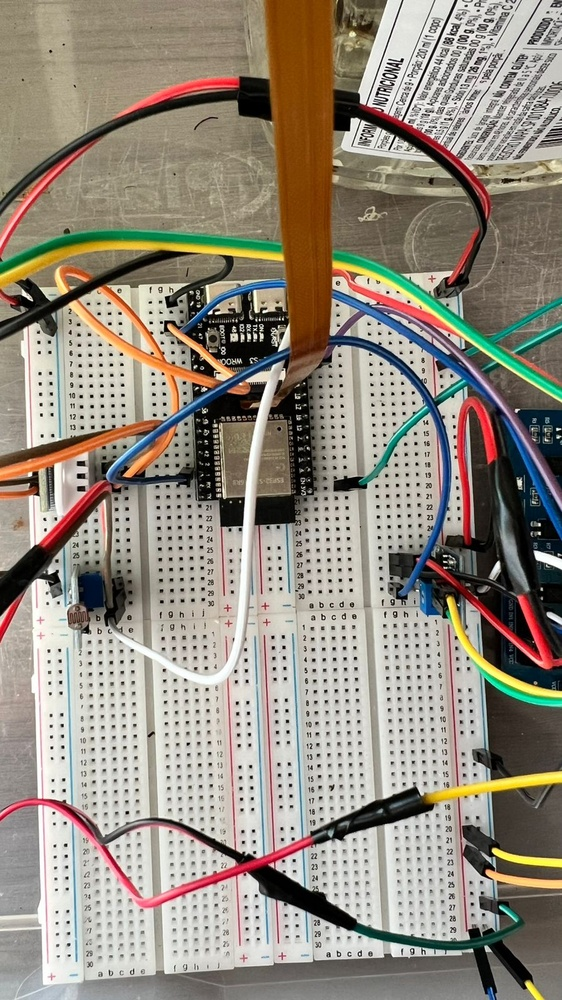
#> input picture paper/artigo_src/assets/c1.jpeg, 562 x 1000 px, shrunk from 900 x 1600 before the run
$ python -i photometric.py   (imports and definitions only)
#> lines starting #> are read from the running program, lines starting #| are printed output that depends on the picture
from __future__ import annotations

import cv2
import numpy as np


# [16 lines left out: function gray_world_rgb, not called in this run]


def clahe_lab_rgb(rgb: np.ndarray, clip_limit: float = 2.0, tile_grid: tuple[int, int] = (8, 8)) -> np.ndarray:
#> called with clip_limit = 2, tile_grid = (8, 8)
    lab = cv2.cvtColor(rgb, cv2.COLOR_RGB2LAB)
#> lab: shape (1000, 562, 3); mean of channels 0, 1, 2 147.7, 129.8, 136.4
    l, a, b = cv2.split(lab)
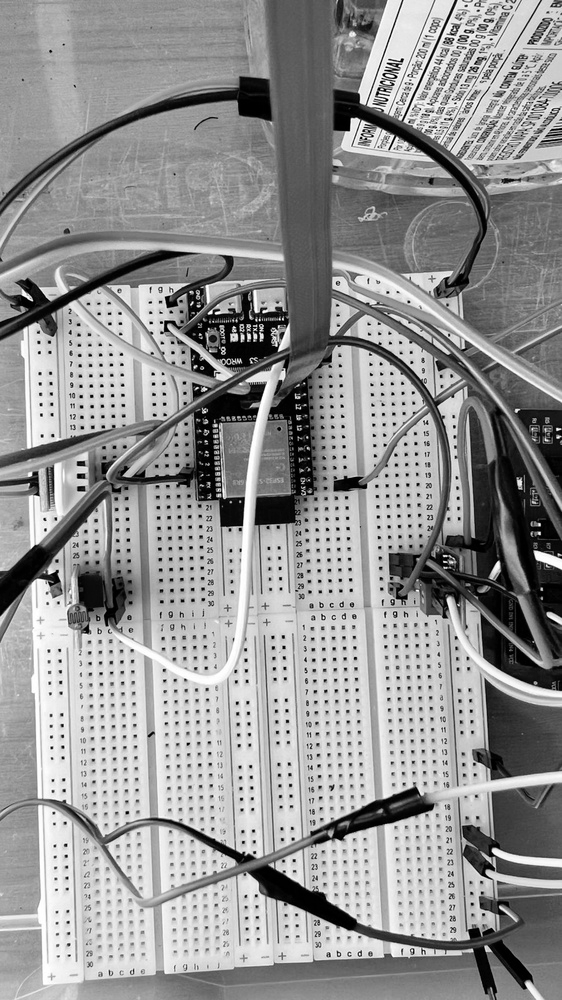
#> l: shape (1000, 562); min 0, max 255, mean 147.7
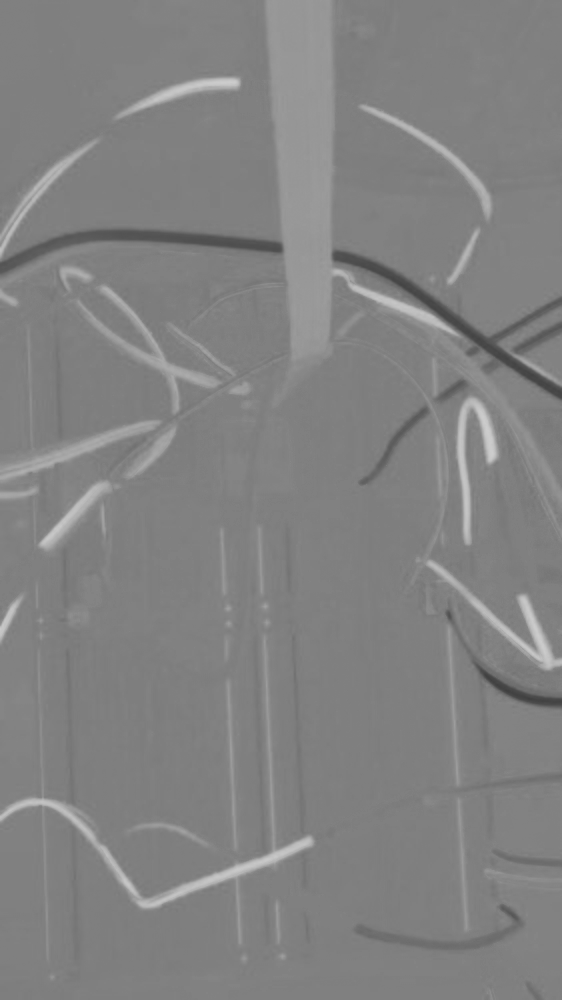
#> a: shape (1000, 562); min 63, max 205, mean 129.8
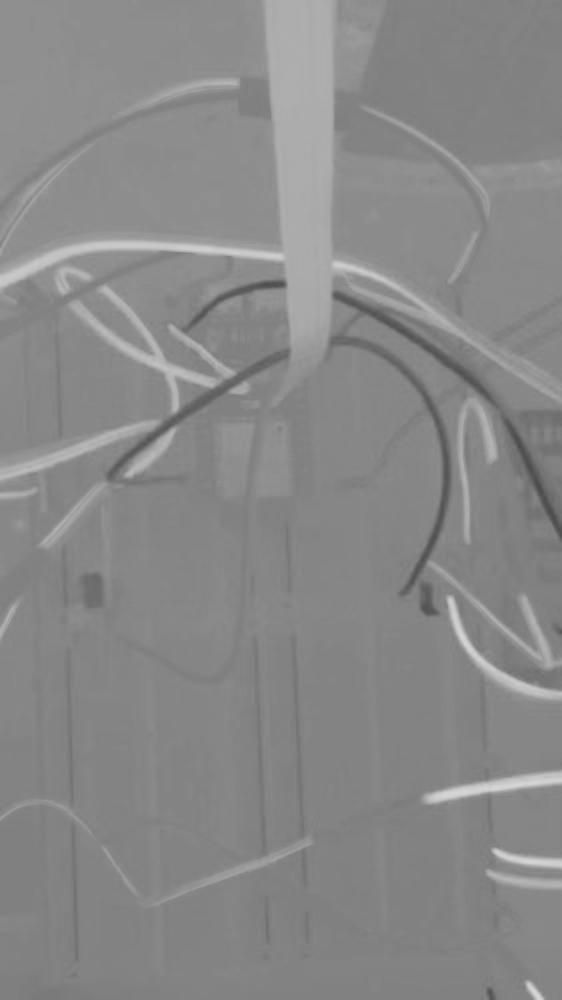
#> b: shape (1000, 562); min 74, max 215, mean 136.4
    clahe = cv2.createCLAHE(clipLimit=float(clip_limit), tileGridSize=tile_grid)
    l2 = clahe.apply(l)
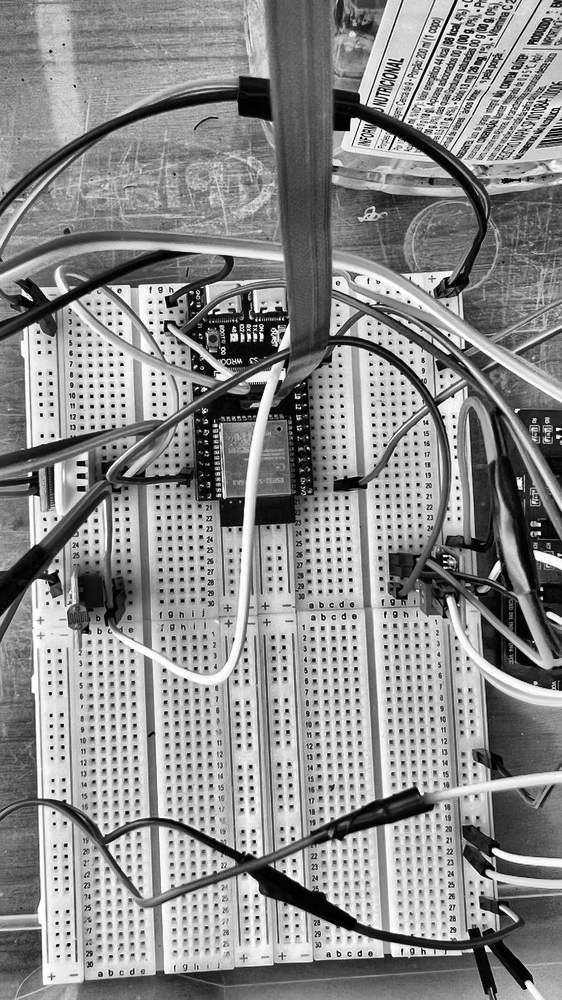
#> l2: shape (1000, 562); min 0, max 255, mean 139
    lab2 = cv2.merge([l2, a, b])
#> lab2: shape (1000, 562, 3); mean of channels 0, 1, 2 139, 129.8, 136.4
    out = cv2.cvtColor(lab2, cv2.COLOR_LAB2RGB)
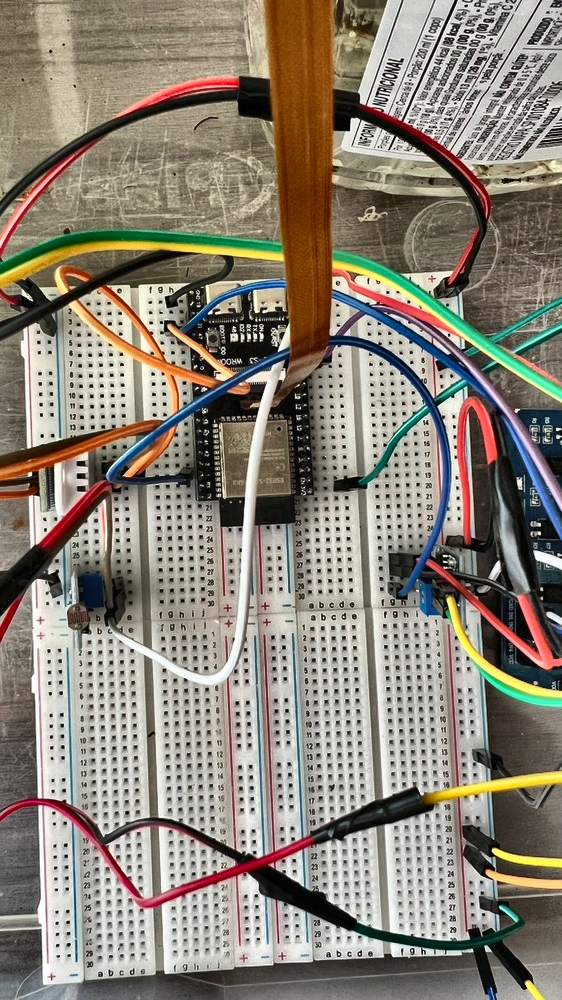
#> out: shape (1000, 562, 3); mean R, G, B 139.4, 131.5, 119
    return out.astype(np.uint8)


# [51 lines left out: functions gamma_rgb, brightness_contrast_rgb, clahe_hsv_v_rgb, normalize_pipeline_rgb, not called in this run]

>>> import cv2
>>> picture = cv2.cvtColor(cv2.imread('../../../../paper/artigo_src/assets/c1.jpeg'), cv2.COLOR_BGR2RGB)
>>> result = clahe_lab_rgb(picture)

$ run again, on paper/artigo_src/assets/c2.jpeg
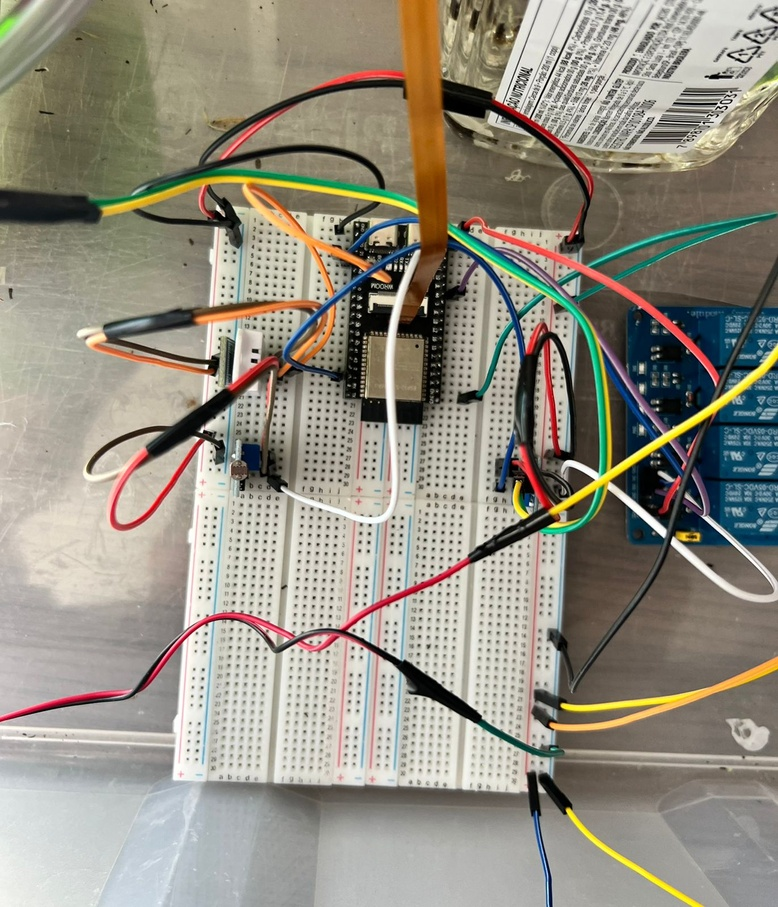
#> input picture paper/artigo_src/assets/c2.jpeg, 778 x 907 px, shrunk from 1372 x 1600 before the run
#> lab: shape (907, 778, 3); mean of channels 0, 1, 2 150, 128.2, 135.8
#> in clahe_lab_rgb, `l, a, b = cv2.split(lab)`:
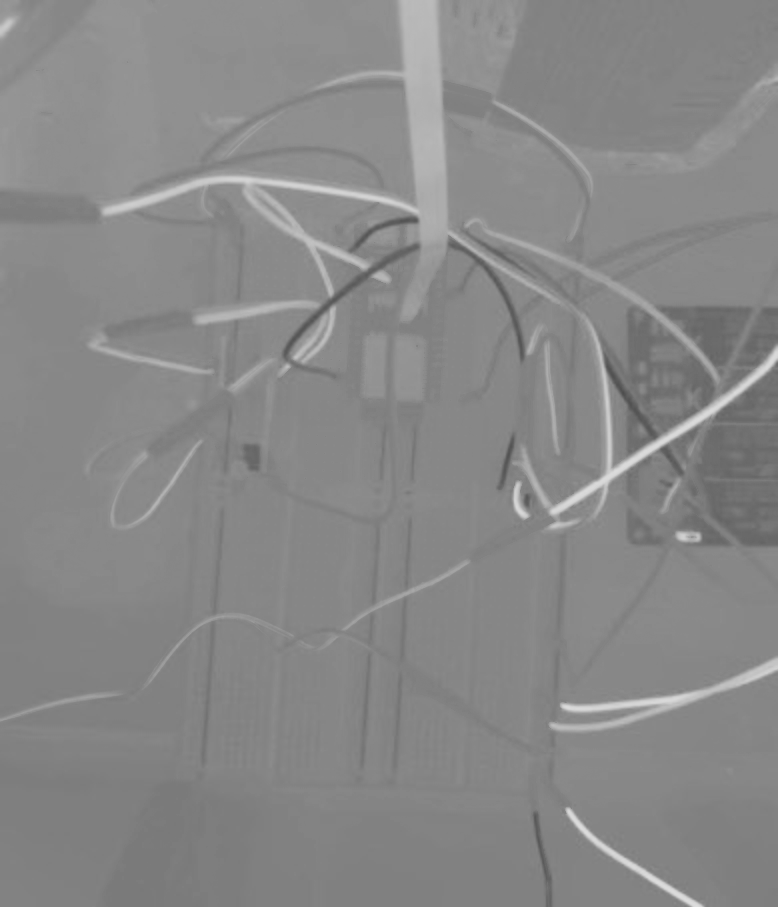
#> b: shape (907, 778); min 78, max 221, mean 135.8
#> lab2: shape (907, 778, 3); mean of channels 0, 1, 2 142.1, 128.2, 135.8
#> in clahe_lab_rgb, `out = cv2.cvtColor(lab2, cv2.COLOR_LAB2RGB)`:
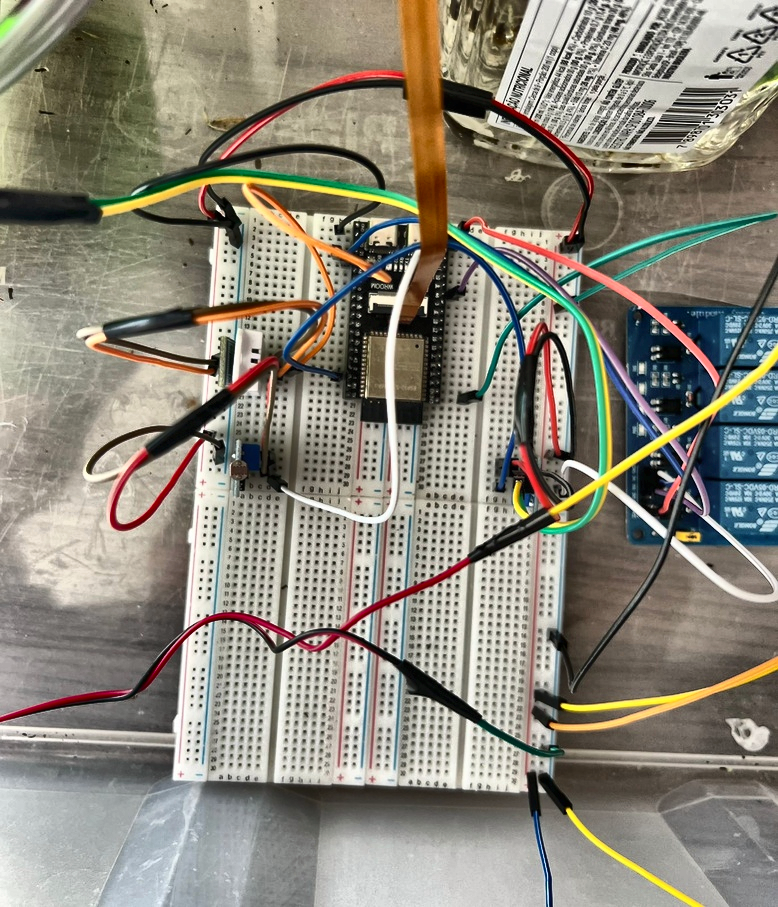
#> out: shape (907, 778, 3); mean R, G, B 139.8, 135.2, 122.2

$ run again, on paper/artigo_src/assets/c5.jpeg
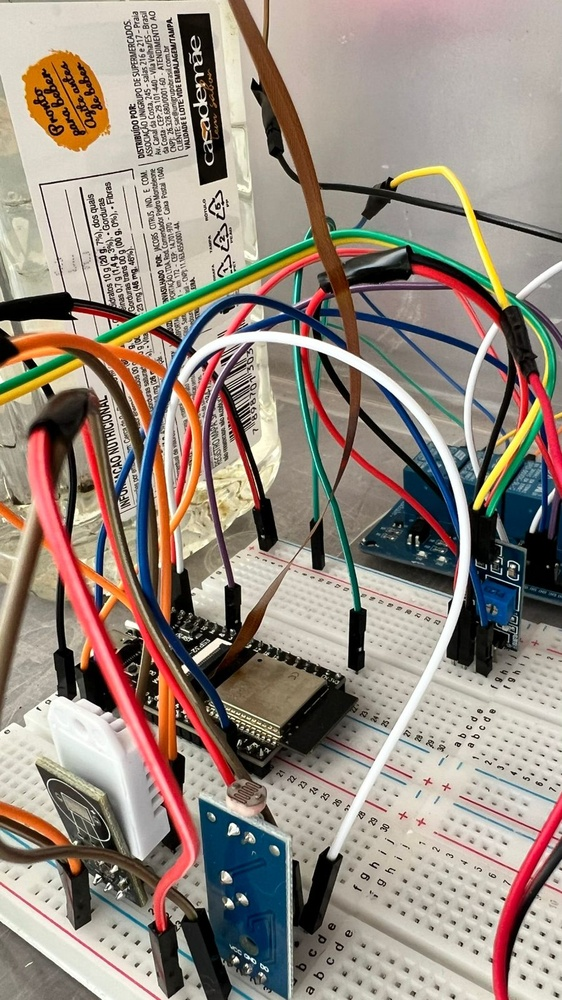
#> input picture paper/artigo_src/assets/c5.jpeg, 562 x 1000 px, shrunk from 900 x 1600 before the run
#> lab: shape (1000, 562, 3); mean of channels 0, 1, 2 146.7, 131.8, 136.2
#> in clahe_lab_rgb, `l, a, b = cv2.split(lab)`:
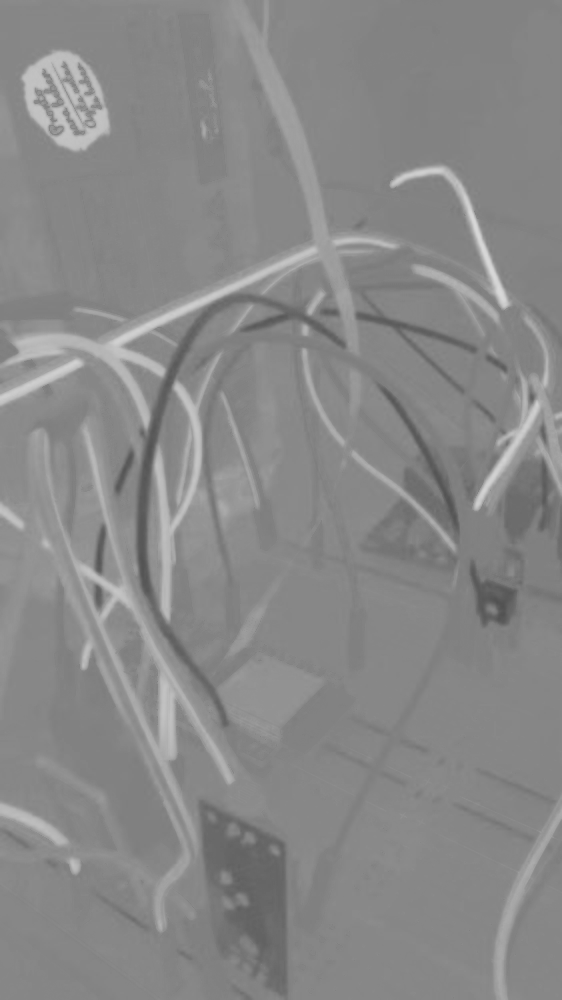
#> b: shape (1000, 562); min 81, max 217, mean 136.2
#> lab2: shape (1000, 562, 3); mean of channels 0, 1, 2 141.3, 131.8, 136.2
#> in clahe_lab_rgb, `out = cv2.cvtColor(lab2, cv2.COLOR_LAB2RGB)`:
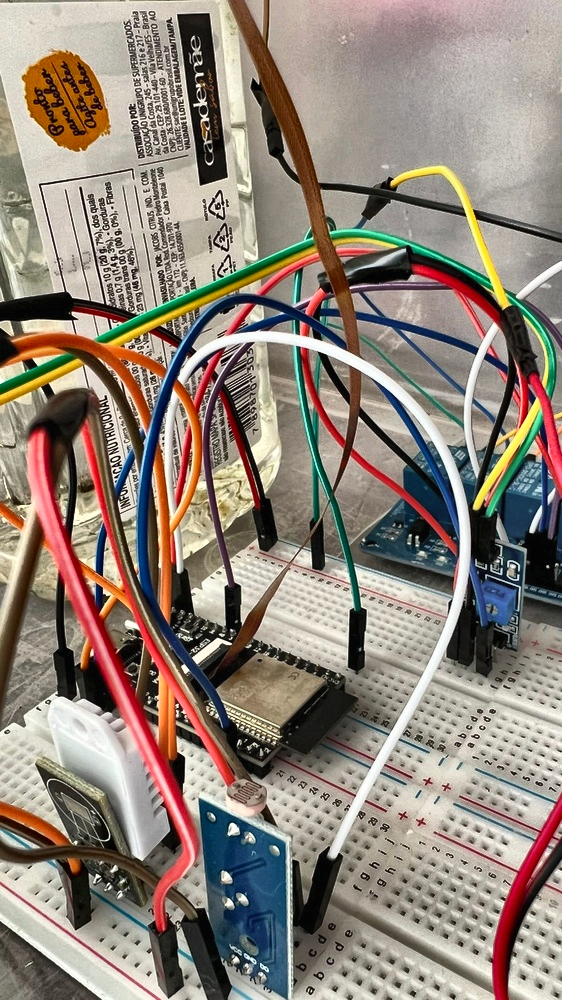
#> out: shape (1000, 562, 3); mean R, G, B 144.4, 132.2, 121.4

$ run again, on paper/artigo_src/assets/septoria.png
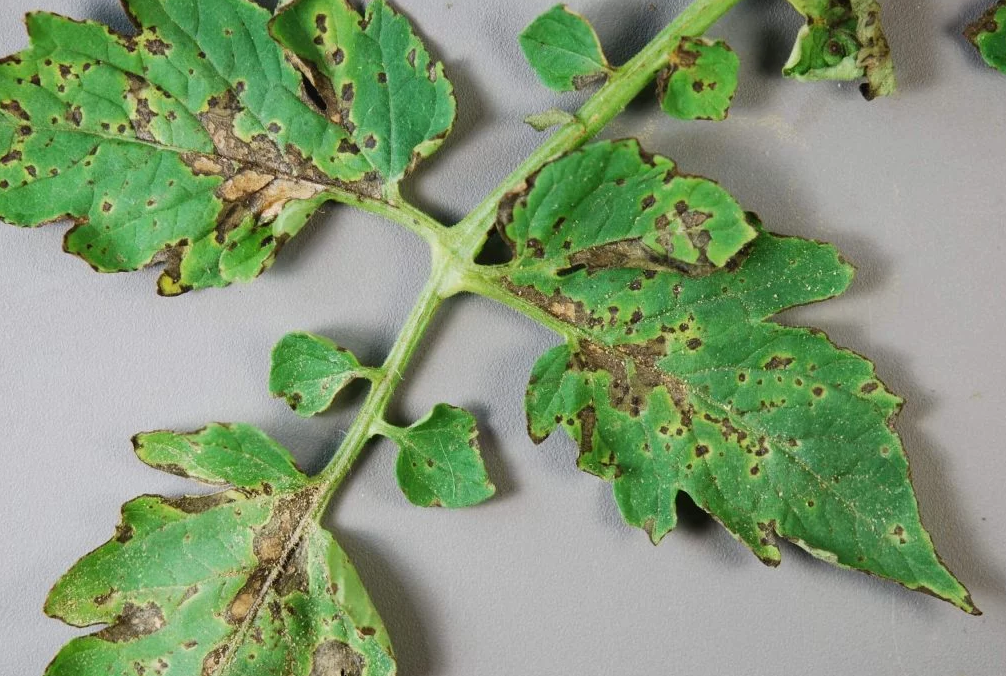
#> input picture paper/artigo_src/assets/septoria.png, 1006 x 676 px
#> lab: shape (676, 1006, 3); mean of channels 0, 1, 2 154.4, 115, 144.4
#> in clahe_lab_rgb, `l2 = clahe.apply(l)`:
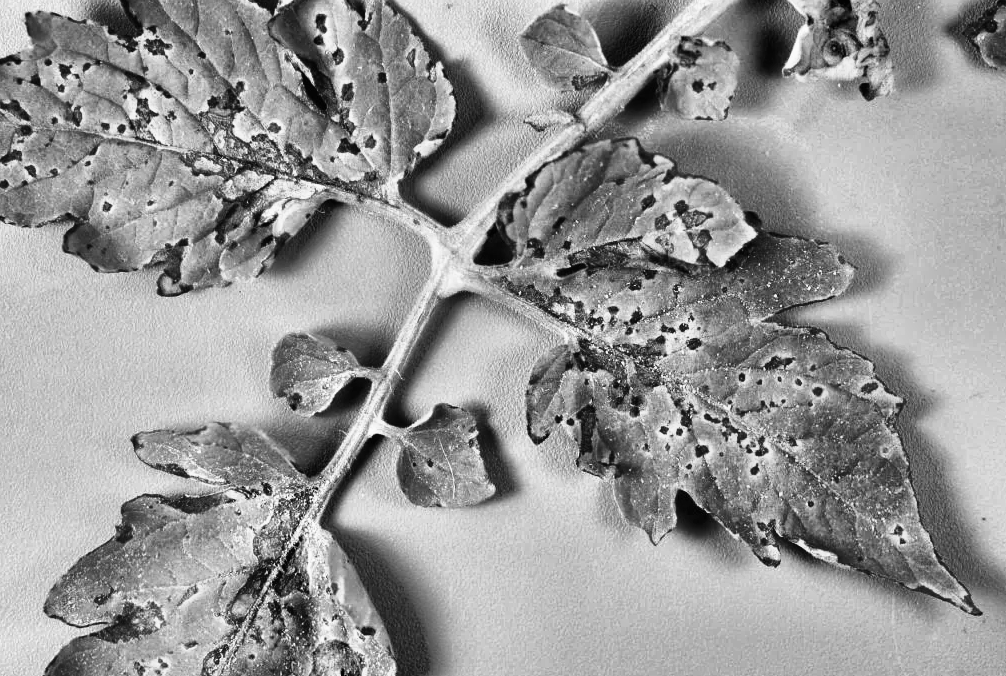
#> l2: shape (676, 1006); min 0, max 253, mean 151.5
#> lab2: shape (676, 1006, 3); mean of channels 0, 1, 2 151.5, 115, 144.4
#> in clahe_lab_rgb, `out = cv2.cvtColor(lab2, cv2.COLOR_LAB2RGB)`:
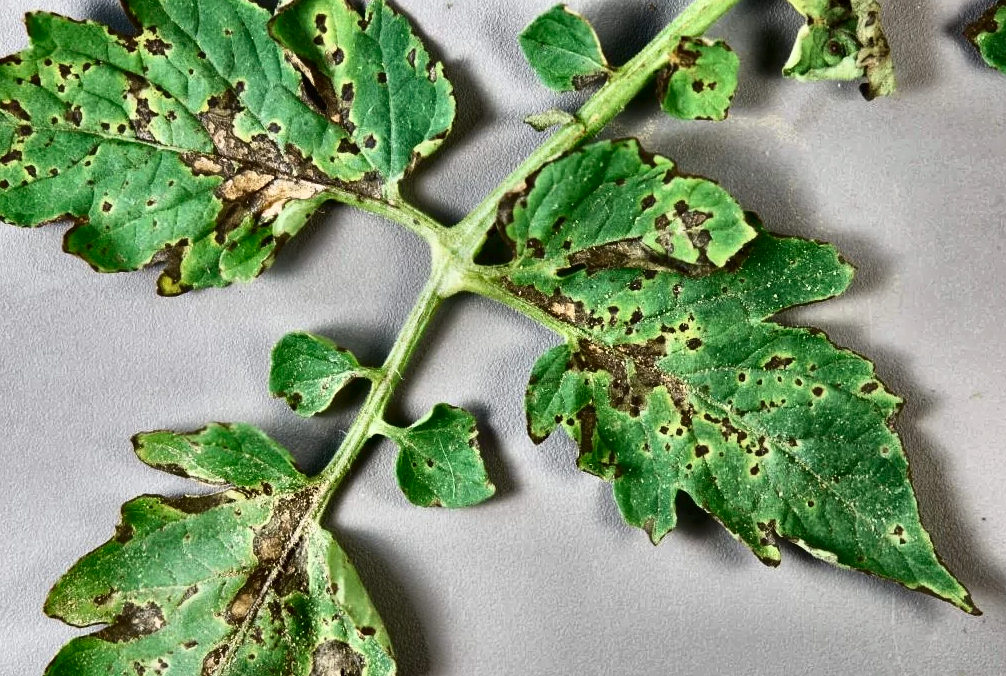
#> out: shape (676, 1006, 3); mean R, G, B 130, 150.4, 116
